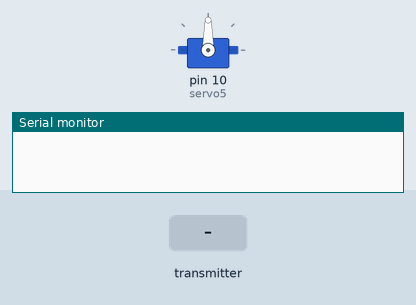
Simulated run of this sketch. Board: Arduino Uno, built with avr-gcc and run on an emulated ATmega328P. Shown: servo, the last lines printed to the serial monitor. The test bench sets the inputs (shaded band). No radio packets arrive unless stated.

Above: at 1.2 s.
1.3 s: the transmitter starts sending angleServ = 0
At 2.2 s:
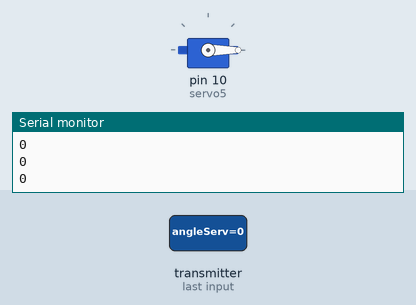
2.8 s: the transmitter starts sending angleServ = 45
At 3.4 s:
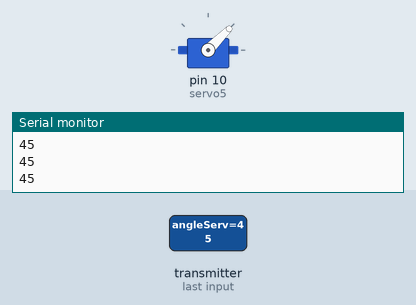
4.3 s: the transmitter starts sending angleServ = 180
At 5.5 s:
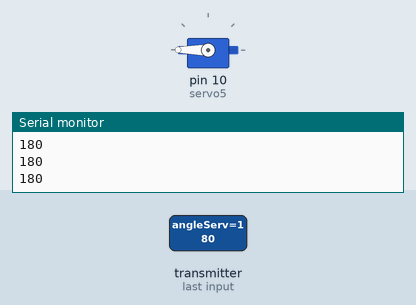
5.8 s: the transmitter starts sending angleServ = 90
At 6.9 s:
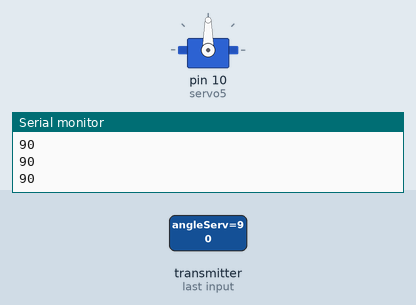
Timing chart, 0 to 8.3 s (numbered marks = the images above; inputs shaded):
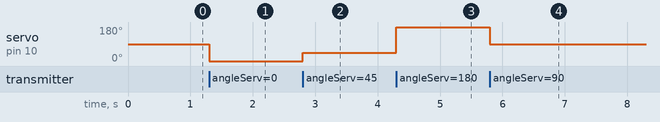

The sketch:

RecieveTransThumb.ino
```cpp
#include <SPI.h>
#include <nRF24L01.h>
#include <RF24.h>
#include <Servo.h>

RF24 radio(7, 8); // CE, CSN
const byte address[6] = "00002";
Servo servo5;


void setup() {
  Serial.begin(9600);
  radio.begin();
  radio.openReadingPipe(1, address);
  radio.setPALevel(RF24_PA_MIN);
  radio.startListening();
  servo5.attach(10);


}
void loop() {
  while (radio.available()) {
    int angleServ;
    radio.read(&angleServ,sizeof(angleServ));
    servo5.write(angleServ);
    Serial.println(angleServ);
  }
}
```

Measured:
- after the input at 1.3 s, servo on pin 10 (servo5): 90° → 0° at once
- after the input at 2.8 s, servo on pin 10 (servo5): 0° → 45° at once
- after the input at 4.3 s, servo on pin 10 (servo5): 45° → 180° at once
- after the input at 5.8 s, servo on pin 10 (servo5): 180° → 90° at once
